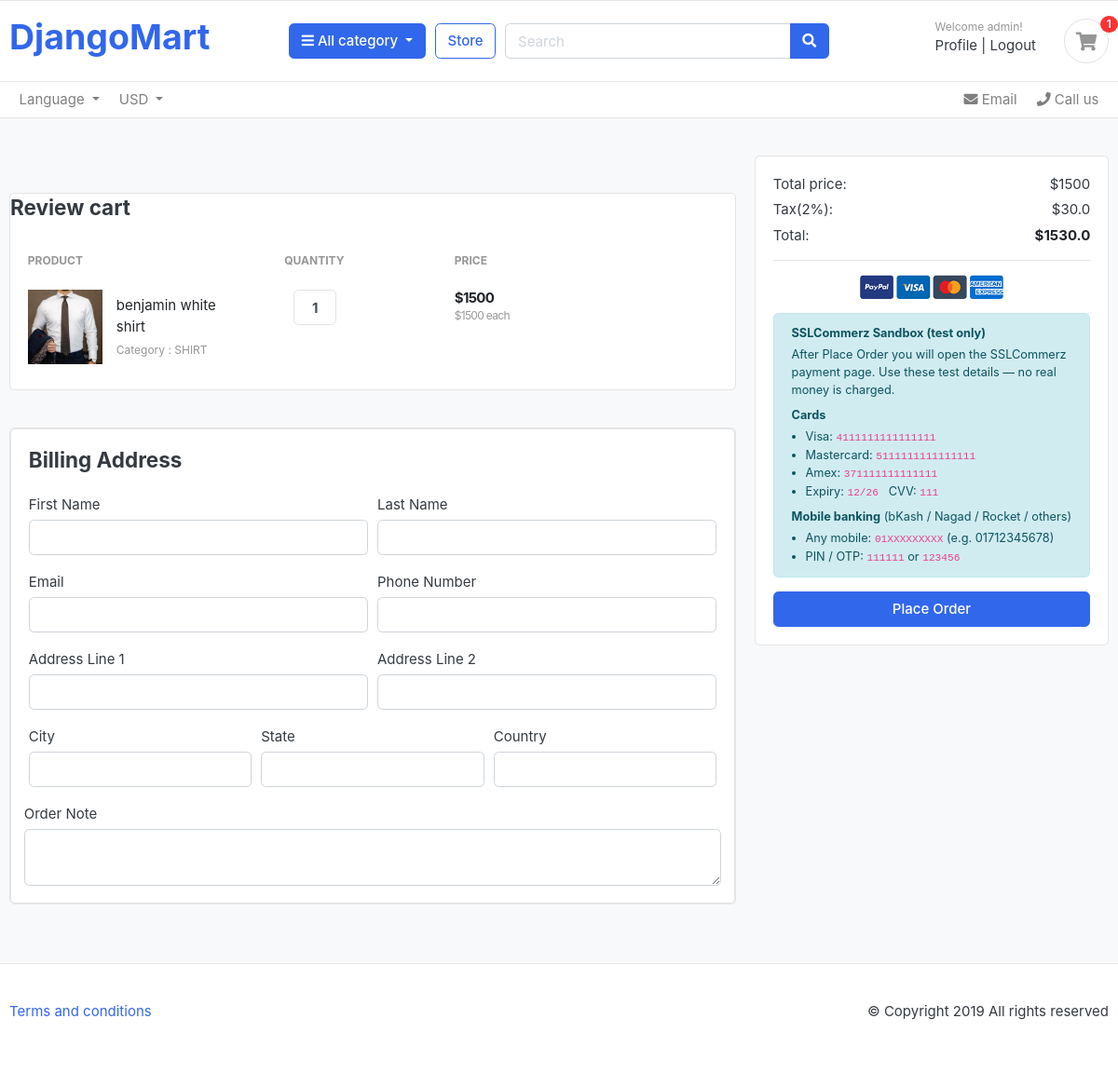
The page /order/place_order/ (signed in) on the database its author committed.
### cart/models.py (models this page shows, shortened)
class CartItem(models.Model) :
    product = models.ForeignKey(Product , on_delete=models.CASCADE)
    cart = models.ForeignKey(Cart , on_delete= models.CASCADE , null= True)
    quantity = models.IntegerField()
    is_active = models.BooleanField(default=True)
    user = models.ForeignKey(User , on_delete=models.CASCADE , null=True)
    def sub_calculte(self) :
        return self.product.price * self.quantity

### category/models.py (models this page shows, shortened)
class Product(models.Model) :
    product_name = models.CharField(max_length=100 , unique= True)
    slug = models.SlugField(max_length=255 , unique=True)
    description = models.TextField(max_length=500 , blank = True)
    price = models.IntegerField()
    image = models.ImageField(upload_to='photos/products')
    stock = models.IntegerField()
    is_available = models.BooleanField(default=True)
    category = models.ForeignKey(Category,on_delete=models.CASCADE)
    created_date = models.DateTimeField(auto_now_add=True)
    modified_date = models.DateTimeField(auto_now=True)

class Category(models.Model) :
    category_name = models.CharField(max_length=50 , unique= True)
    slug = models.SlugField(max_length=100 , unique= True)
    description = models.TextField(max_length=255 , blank=True)
    cat_image = models.ImageField(upload_to='photos/categories' , blank=True)
    def __str__(self) :
        return self.category_name

### orders/views.py (the view, shortened to what this page needs)
# urls.py: path('place_order/',views.place_order , name='place_order'), #order
@login_required(login_url='signin')
def place_order(request):
    tax = 0
    total = 0
    grand_total = 0
    form = OrderForm()
    payment_error = None
    cart_item = CartItem.objects.filter(user=request.user)
    if cart_item.count() < 1:
        return redirect('store')
    for item in cart_item:
        total += item.product.price * item.quantity
    tax = (2 * total) / 100
    grand_total = total + tax
    return render(request, 'orders/place-order.html', {
        'cart_item': cart_item,
        'total': total,
        'tax': tax,
        'grand_total': grand_total,
        'form': form,
        'payment_error': payment_error,
    })

### orders/forms.py
class OrderForm(forms.ModelForm):
    class Meta:
        model = Order
        fields = [
            'first_name', 'last_name', 'phone', 'email',
            'address_line1', 'address_line2', 'city', 'country', 'state', 'order_note',
        ]
    def __init__(self, *args, **kwargs):
        super().__init__(*args, **kwargs)
        self.fields['address_line2'].required = False
        self.fields['order_note'].required = False

### Django_Mart/context_processors.py (called while the page is built)
def cart_items(request):
    session_id = request.session.session_key
    cart_item = None
    if request.user.is_authenticated:
        cart_item = CartItem.objects.filter(user=request.user)
    else:
        cart_id = Cart.objects.filter(cart_id=session_id).exists()
        if cart_id:
            modelid = Cart.objects.get(cart_id=session_id)
            cart_item = CartItem.objects.filter(cart=modelid)
    return {'cart_item': cart_item}

def category_name(request) :
    categories = Category.objects.all()
    return {'categories': categories}

### orders/templates/orders/place-order.html (shortened to what this page needs)
{% extends "base.html" %}
{% load static %}
{% block navbar %}
<body>
	<header class="section-header">
		<nav class="navbar p-md-0 navbar-expand-sm navbar-light border-bottom">
			<div class="container">
				<div class="collapse navbar-collapse" id="navbarTop4">
					<ul class="navbar-nav mr-auto">
						<li class="nav-item dropdown">
							<a href="#" class="nav-link dropdown-toggle" data-toggle="dropdown"> Language </a>
						</li>
						<li class="nav-item dropdown">
							<a href="#" class="nav-link dropdown-toggle" data-toggle="dropdown"> USD </a>
						</li>
					</ul>
					<ul class="navbar-nav">
						<li><a href="#" class="nav-link"> <i class="fa fa-envelope"></i> Email </a></li>
						<li><a href="#" class="nav-link"> <i class="fa fa-phone"></i> Call us </a></li>
					</ul>
				</div>
			</div>
		</nav>
	</header>
	<section class="section-content padding-y bg">
		<div class="container">
			<div class="row">
				<main class="col-md-8">
					<section class="section-content padding-y bg">
						<div class="container">
							<div class="row">
								<aside class="col-lg-18">
									<div class="card">
										<table class="table table-borderless table-shopping-cart">
											<thead class="text-muted">
												<tr class="small text-uppercase">
													<h4 class="card-title mb-4">Review cart</h4>
													<th scope="col">Product</th>
													<th scope="col" width="120">Quantity</th>
													<th scope="col" width="120">Price</th>
													<th scope="col" class="text-right" width="200"></th>
												</tr>
											</thead>
											<tbody>
												{% for item in cart_item %}
												<tr>
													<td>
														<figure class="itemside align-items-center">
															<div class="aside">
																<img src="{{ item.product.image.url }}"
																	class="img-sm" />
															</div>
															<figcaption class="info">
																<a href="#" class="title text-dark">{{item.product.product_name }}</a>
																<p class="text-muted small">
																	Category : {{item.product.category}}
																</p>
															</figcaption>
														</figure>
													</td>
													<td>
														<div class="col">
															<div class="input-group input-spinner">
																<input type="text" class="form-control"
																	value="{{item.quantity}}" />
															</div>
														</div>
													</td>
													<td>
														<div class="price-wrap">
															<var class="price">${{item.sub_calculte}}</var>
															<small class="text-muted"> ${{item.product.price}} each
															</small>
														</div>
													</td>
												</tr>
												{% endfor %}
											</tbody>
										</table>
									</div>
								</aside>
							</div>
						</div>
					</section>
					<article class="card mb-4">
						<div class="card">
							<div class="card-body">
								<h4 class="card-title mb-4">Billing Address</h4>
				<form action="" method="POST">
									<div class="form-row">
										<div class="col form-group">
											<label for="">First Name</label>
											<input type="text" name="first_name" class="form-control" value="{{ form.first_name.value|default_if_none:'' }}" required>
										</div>
										<div class="col form-group">
											<label for="">Last Name</label>
											<input type="text" name="last_name" class="form-control" value="{{ form.last_name.value|default_if_none:'' }}" required>
										</div>
									</div>
									<div class="form-row">
										<div class="col form-group">
											<label for="">Email</label>
											<input type="email" name="email" class="form-control" value="{{ form.email.value|default_if_none:'' }}" required>
										</div>
										<div class="col form-group">
											<label for="">Phone Number</label>
											<input type="text" name="phone" class="form-control" value="{{ form.phone.value|default_if_none:'' }}" required>
										</div>
									</div>
									<div class="form-row">
										<div class="col form-group">
											<label for="">Address Line 1</label>
											<input type="text" name="address_line1" class="form-control" value="{{ form.address_line1.value|default_if_none:'' }}" required>
										</div>
										<div class="col form-group">
											<label for="">Address Line 2</label>
											<input type="text" name="address_line2" class="form-control" value="{{ form.address_line2.value|default_if_none:'' }}">
										</div>
									</div>
									<div class="form-row">
										<div class="col form-group">
											<label for="">City</label>
											<input type="text" name="city" class="form-control" value="{{ form.city.value|default_if_none:'' }}" required>
										</div>
										<div class="col form-group">
											<label for="">State</label>
											<input type="text" name="state" class="form-control" value="{{ form.state.value|default_if_none:'' }}" required>
										</div>
										<div class="col form-group">
											<label for="">Country</label>
											<input type="text" name="country" class="form-control" value="{{ form.country.value|default_if_none:'' }}" required>
										</div>
									</div>
									<div class="form-row">
										<label for="">Order Note</label>
										<textarea name="order_note" rows="2" class="form-control">{{ form.order_note.value|default_if_none:'' }}</textarea>
									</div>
							</div>
						</div>
					</article>
				</main>
				<aside class="col-md-4">
					<div class="card">
						<div class="card-body">
							<dl class="dlist-align">
								<dt>Total price:</dt>
								<dd class="text-right">${{total}}</dd>
							</dl>
							<dl class="dlist-align">
								<dt>Tax(2%):</dt>
								<dd class="text-right"> ${{tax}}</dd>
							</dl>
							<dl class="dlist-align">
								<dt>Total:</dt>
								<dd class="text-right text-dark b"><strong>${{grand_total}}</strong></dd>
							</dl>
							<hr>
							<p class="text-center mb-3">
								<img src="{% static './images/misc/payments.png' %}" height="26">
							</p>
							<div class="alert alert-info mb-3" role="alert" style="font-size: 0.85rem;">
								<strong>SSLCommerz Sandbox (test only)</strong>
								<p class="mb-2 mt-1">After Place Order you will open the SSLCommerz payment page. Use these test details — no real money is charged.</p>
								<p class="mb-1"><strong>Cards</strong></p>
								<ul class="pl-3 mb-2">
									<li>Visa: <code>4111111111111111</code></li>
									<li>Mastercard: <code>5111111111111111</code></li>
									<li>Amex: <code>371111111111111</code></li>
									<li>Expiry: <code>12/26</code> &nbsp; CVV: <code>111</code></li>
								</ul>
								<p class="mb-1"><strong>Mobile banking</strong> (bKash / Nagad / Rocket / others)</p>
								<ul class="pl-3 mb-0">
									<li>Any mobile: <code>01XXXXXXXXX</code> (e.g. 01712345678)</li>
									<li>PIN / OTP: <code>111111</code> or <code>123456</code></li>
								</ul>
							</div>
							<button type="submit" class="btn btn-primary btn-block" > Place Order </button>
						</div>
					</div>
				</aside>
			</div>
		</div>
	</section>
	{% endblock navbar %}

### templates/base.html (shortened to what this page needs)
<!DOCTYPE html>
{% load static %}
<html lang="en">
<head>
  <link href="{% static 'css/bootstrap.css' %}" rel="stylesheet" type="text/css" />
  <link href="{% static 'fonts/fontawesome/css/all.min.css' %}" type="text/css" rel="stylesheet" />
  <link href="{% static 'css/ui.css' %}" rel="stylesheet" type="text/css" />
  <link href="{% static 'css/responsive.css' %}" rel="stylesheet" media="only screen and (max-width: 1200px)" />
</head>
<body>
  <header class="section-header">
    <section class="header-main border-bottom">
      <div class="container">
        <div class="row align-items-center">
          <div class="col-md-3 col-6">
            <a href="{% url 'home' %}" class="brand-wrap">
              <h1>DjangoMart</h1>
            </a>
          </div>
          <div class="col-lg col-sm col-md col-6 flex-grow-0">
            <div class="category-wrap dropdown d-inline-block float-right">
              <button type="button" class="btn btn-primary dropdown-toggle" data-toggle="dropdown">
                <i class="fa fa-bars"></i> All category
              </button>
            </div>
          </div>
          <a href="{% url 'store' %}" class="btn btn-outline-primary">Store</a>
          <div class="col-lg col-md-6 col-sm-12 col">
            <form action="{% url 'search' %}" method="get" class="search">
              <div class="input-group w-100">
                <input type="text" name="query" class="form-control" style="width: 60%" placeholder="Search" />
                <div class="input-group-append">
                  <button class="btn btn-primary" type="submit">
                    <i class="fa fa-search"></i>
                  </button>
                </div>
              </div>
            </form>
          </div>
          <div class="col-lg-3 col-sm-6 col-8 order-2 order-lg-3">
            <div class="d-flex justify-content-end mb-3 mb-lg-0">
              {% if user.is_authenticated %}
              <div class="widget-header">
                <small class="title text-muted">Welcome {{request.user.username}}!</small>
                <div>
                  <a href="{% url 'profile' %}"> Profile </a>
                  <span class="dark-transp"> | </span>
                  <a href="{% url 'logout' %}"> Logout </a>
                </div>
              </div>
              {% endif %}
              <a href="{% url 'cart' %}" class="widget-header pl-3 ml-3">
                <div class="icon icon-sm rounded-circle border">
                  <i class="fa fa-shopping-cart"></i>
                </div>
                <span class="badge badge-pill badge-danger notify">{{cart_item|length}}</span>
              </a>
            </div>
          </div>
        </div>
      </div>
    </section>
  </header>
  <div class="site-content">
    {% block navbar %}
    {% endblock navbar %}
  </div>
  <footer class="section-footer border-top padding-y">
    <div class="container">
      <p class="float-md-right">&copy Copyright 2019 All rights reserved</p>
      <p>
        <a href="#">Terms and conditions</a>
      </p>
    </div>
  </footer>
</body>
</html>

### static/css/ui.css (style rules this page uses)
html { font-family: "Inter", sans-serif; font-size: 15px; }
.price-wrap { letter-spacing: -0.7px; }
.icon-xs, .icon-sm, .icon-md, .icon-lg { display: inline-block; text-align: center; flex-shrink: 0; flex-grow: 0; }
.icon-sm { width: 48px; height: 48px; line-height: 48px !important; font-size: 20px; }
.img-xs, .img-sm, .img-md, .img-lg { -o-object-fit: cover; object-fit: cover; flex-shrink: 0; flex-grow: 0; }
.img-sm { width: 80px; height: 80px; }
.padding-y { padding-top: 40px; padding-bottom: 40px; }
var { font-style: normal; }
figure { margin-bottom: 0; }
article:after, .form-group:after { display: block; clear: both; content: ""; }
.bg { background-color: #f8f9fa; }
.b { font-weight: 600; }
p:last-child { margin-bottom: 0; }
.header-main { position: relative; padding-top: 1rem; padding-bottom: 1rem; }
.widget-header { display: inline-block; vertical-align: middle; position: relative; }
.widget-header a { color: #343a40; }
.widget-header i { color: #969696; }
.widget-header .title { display: block; }
.widget-header .notify { position: absolute; top: -3px; right: -10px; }
.itemside { position: relative; display: flex; width: 100%; }
.itemside .aside { position: relative; flex-shrink: 0; }
.itemside .info { padding-left: 15px; padding-right: 7px; }
.itemside p { margin-bottom: 0; }
.itemside .title { display: block; margin-bottom: 5px; color: #212529; }
[class*=dlist-] { margin-bottom: 5px; }
[class*=dlist-] dd { margin-bottom: 0; }
.dlist-align { display: flex; }
.dlist-align dt { width: 150px; word-wrap: break-word; font-weight: normal; }
.dlist-align dd { flex-grow: 1; }
.notify { position: absolute; top: -4px; right: -10px; display: inline-block; padding: 0.25em 0.6em; font-size: 12px; line-height: 1; text-align: center; border-radius: 3rem; color: #fff; background-color: #fa3434; }
.price { font-weight: 600; color: #212529; }
.input-spinner { width: 125px; flex-wrap: nowrap; display: inline-flex; vertical-align: middle; }
.input-spinner input.form-control { text-align: center; max-width: 46px; font-weight: bold; flex-basis: 46px; border-color: #e4e4e4; flex-grow: 0; }
.table-shopping-cart.table td, .table-shopping-cart.table th { padding-left: 1.25rem; padding-right: 1.25rem; }
.table-shopping-cart .price-wrap { line-height: 1.2; }
.table-shopping-cart .price { font-weight: bold; margin-right: 5px; display: block; }

### templates/base.html (style rules this page uses)
html, body { height: 100%; }
body { min-height: 100vh; display: flex; flex-direction: column; margin: 0; }
body > .site-content { flex: 1 0 auto; width: 100%; }
body > .section-footer { flex-shrink: 0; margin-top: auto; width: 100%; }

### rows shown on the page
CartItem: product.image (picture), product.product_name "benjamin white shirt", product.category "SHIRT", quantity "1", sub_calculte "1500", product.price "1500"

### other values the page prints
{{ request.user.username }} "admin"
{{ cart_item|length }} "1"
{{ total }} "1500"
{{ tax }} "30.0"
{{ grand_total }} "1530.0"
